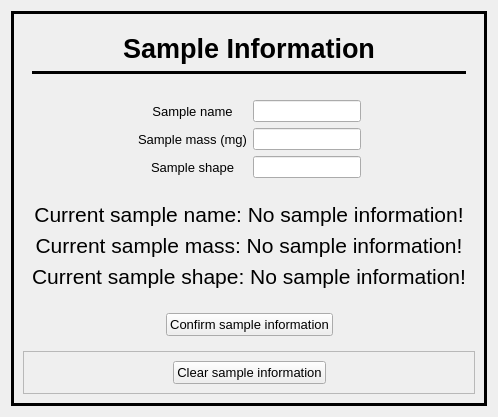
      <widget class="QWidget" name="tab_sample">
       <attribute name="title">
        <string>Sample</string>
       </attribute>
       <layout class="QGridLayout" name="gridLayout_10">
        <item row="0" column="0">
         <widget class="QFrame" name="sampleMainFrame">
          <property name="frameShape">
           <enum>QFrame::Box</enum>
          </property>
          <property name="frameShadow">
           <enum>QFrame::Plain</enum>
          </property>
          <property name="lineWidth">
           <number>3</number>
          </property>
          <layout class="QVBoxLayout" name="verticalLayout_8">
           <item>
            <widget class="QFrame" name="sampleTitleFrame">
             <property name="sizePolicy">
              <sizepolicy hsizetype="Preferred" vsizetype="Fixed">
               <horstretch>0</horstretch>
               <verstretch>0</verstretch>
              </sizepolicy>
             </property>
             <property name="minimumSize">
              <size>
               <width>0</width>
               <height>62</height>
              </size>
             </property>
             <property name="frameShape">
              <enum>QFrame::NoFrame</enum>
             </property>
             <property name="frameShadow">
              <enum>QFrame::Plain</enum>
             </property>
             <property name="lineWidth">
              <number>3</number>
             </property>
             <layout class="QGridLayout" name="gridLayout_11">
              <item row="0" column="0">
               <widget class="QLabel" name="sampleTitleLbl">
                <property name="sizePolicy">
                 <sizepolicy hsizetype="Preferred" vsizetype="Fixed">
                  <horstretch>0</horstretch>
                  <verstretch>0</verstretch>
                 </sizepolicy>
                </property>
                <property name="font">
                 <font>
                  <pointsize>20</pointsize>
                  <weight>75</weight>
                  <bold>true</bold>
                 </font>
                </property>
                <property name="text">
                 <string>Sample Information</string>
                </property>
                <property name="alignment">
                 <set>Qt::AlignCenter</set>
                </property>
               </widget>
              </item>
              <item row="1" column="0">
               <widget class="Line" name="sampleTitleHLine">
                <property name="frameShadow">
                 <enum>QFrame::Plain</enum>
                </property>
                <property name="lineWidth">
                 <number>3</number>
                </property>
                <property name="midLineWidth">
                 <number>1</number>
                </property>
                <property name="orientation">
                 <enum>Qt::Horizontal</enum>
                </property>
               </widget>
              </item>
             </layout>
            </widget>
           </item>
           <item>
            <widget class="QFrame" name="sampleInfoFrame">
             <property name="frameShape">
              <enum>QFrame::NoFrame</enum>
             </property>
             <property name="frameShadow">
              <enum>QFrame::Plain</enum>
             </property>
             <property name="lineWidth">
              <number>1</number>
             </property>
             <layout class="QGridLayout" name="gridLayout_9">
              <item row="1" column="3">
               <spacer name="horizontalSpacer_10">
                <property name="orientation">
                 <enum>Qt::Horizontal</enum>
                </property>
                <property name="sizeHint" stdset="0">
                 <size>
                  <width>40</width>
                  <height>20</height>
                 </size>
                </property>
               </spacer>
              </item>
              <item row="1" column="0">
               <spacer name="horizontalSpacer_9">
                <property name="orientation">
                 <enum>Qt::Horizontal</enum>
                </property>
                <property name="sizeHint" stdset="0">
                 <size>
                  <width>40</width>
                  <height>20</height>
                 </size>
                </property>
               </spacer>
              </item>
              <item row="0" column="2">
               <widget class="QLineEdit" name="sampleNameLineEdit"/>
              </item>
              <item row="0" column="1">
               <widget class="QLabel" name="sampleNameLbl">
                <property name="font">
                 <font>
                  <pointsize>10</pointsize>
                 </font>
                </property>
                <property name="text">
                 <string>Sample name</string>
                </property>
                <property name="alignment">
                 <set>Qt::AlignCenter</set>
                </property>
               </widget>
              </item>
              <item row="1" column="2">
               <widget class="QLineEdit" name="sampleMassLineEdit"/>
              </item>
              <item row="1" column="1">
               <widget class="QLabel" name="sampleMassLbl">
                <property name="font">
                 <font>
                  <pointsize>10</pointsize>
                 </font>
                </property>
                <property name="text">
                 <string>Sample mass (mg)</string>
                </property>
                <property name="alignment">
                 <set>Qt::AlignCenter</set>
                </property>
               </widget>
              </item>
              <item row="2" column="1">
               <widget class="QLabel" name="sampleShapeLbl">
                <property name="font">
                 <font>
                  <pointsize>10</pointsize>
                 </font>
                </property>
                <property name="text">
                 <string>Sample shape</string>
                </property>
                <property name="alignment">
                 <set>Qt::AlignCenter</set>
                </property>
               </widget>
              </item>
              <item row="2" column="2">
               <widget class="QLineEdit" name="sampleShapeLineEdit"/>
              </item>
             </layout>
            </widget>
           </item>
           <item>
            <widget class="QFrame" name="currentSampleInfoFrame">
             <property name="frameShape">
              <enum>QFrame::NoFrame</enum>
             </property>
             <property name="frameShadow">
              <enum>QFrame::Plain</enum>
             </property>
             <property name="lineWidth">
              <number>1</number>
             </property>
             <layout class="QVBoxLayout" name="verticalLayout_10">
              <item>
               <widget class="QLabel" name="currentSampleNameLbl">
                <property name="font">
                 <font>
                  <pointsize>16</pointsize>
                 </font>
                </property>
                <property name="text">
                 <string>Current sample name: No sample information!</string>
                </property>
                <property name="alignment">
                 <set>Qt::AlignCenter</set>
                </property>
               </widget>
              </item>
              <item>
               <widget class="QLabel" name="currentSampleMassLbl">
                <property name="font">
                 <font>
                  <pointsize>16</pointsize>
                 </font>
                </property>
                <property name="text">
                 <string>Current sample mass: No sample information!</string>
                </property>
                <property name="alignment">
                 <set>Qt::AlignCenter</set>
                </property>
               </widget>
              </item>
              <item>
               <widget class="QLabel" name="currentSampleShapeLbl">
                <property name="font">
                 <font>
                  <pointsize>16</pointsize>
                 </font>
                </property>
                <property name="text">
                 <string>Current sample shape: No sample information!</string>
                </property>
                <property name="alignment">
                 <set>Qt::AlignCenter</set>
                </property>
               </widget>
              </item>
             </layout>
            </widget>
           </item>
           <item>
            <widget class="QFrame" name="confirmSampleInfoFrame">
             <property name="frameShape">
              <enum>QFrame::NoFrame</enum>
             </property>
             <property name="frameShadow">
              <enum>QFrame::Sunken</enum>
             </property>
             <layout class="QHBoxLayout" name="horizontalLayout_9">
              <item>
               <spacer name="horizontalSpacer_11">
                <property name="orientation">
                 <enum>Qt::Horizontal</enum>
                </property>
                <property name="sizeHint" stdset="0">
                 <size>
                  <width>40</width>
                  <height>20</height>
                 </size>
                </property>
               </spacer>
              </item>
              <item>
               <widget class="QPushButton" name="confirmSampleInfoBtn">
                <property name="font">
                 <font>
                  <pointsize>10</pointsize>
                 </font>
                </property>
                <property name="text">
                 <string>Confirm sample information</string>
                </property>
                <property name="default">
                 <bool>false</bool>
                </property>
                <property name="flat">
                 <bool>false</bool>
                </property>
               </widget>
              </item>
              <item>
               <spacer name="horizontalSpacer_16">
                <property name="orientation">
                 <enum>Qt::Horizontal</enum>
                </property>
                <property name="sizeHint" stdset="0">
                 <size>
                  <width>40</width>
                  <height>20</height>
                 </size>
                </property>
               </spacer>
              </item>
             </layout>
            </widget>
           </item>
           <item>
            <widget class="QFrame" name="bottomSampleFrame">
             <property name="sizePolicy">
              <sizepolicy hsizetype="Preferred" vsizetype="Fixed">
               <horstretch>0</horstretch>
               <verstretch>0</verstretch>
              </sizepolicy>
             </property>
             <property name="frameShape">
              <enum>QFrame::StyledPanel</enum>
             </property>
             <property name="frameShadow">
              <enum>QFrame::Raised</enum>
             </property>
             <layout class="QHBoxLayout" name="horizontalLayout_7">
              <item>
               <spacer name="horizontalSpacer">
                <property name="orientation">
                 <enum>Qt::Horizontal</enum>
                </property>
                <property name="sizeHint" stdset="0">
                 <size>
                  <width>40</width>
                  <height>20</height>
                 </size>
                </property>
               </spacer>
              </item>
              <item>
               <widget class="QPushButton" name="clearSampleInfoBtn">
                <property name="font">
                 <font>
                  <pointsize>10</pointsize>
                 </font>
                </property>
                <property name="text">
                 <string>Clear sample information</string>
                </property>
               </widget>
              </item>
              <item>
               <spacer name="horizontalSpacer_2">
                <property name="orientation">
                 <enum>Qt::Horizontal</enum>
                </property>
                <property name="sizeHint" stdset="0">
                 <size>
                  <width>40</width>
                  <height>20</height>
                 </size>
                </property>
               </spacer>
              </item>
             </layout>
            </widget>
           </item>
          </layout>
         </widget>
        </item>
       </layout>
      </widget>
